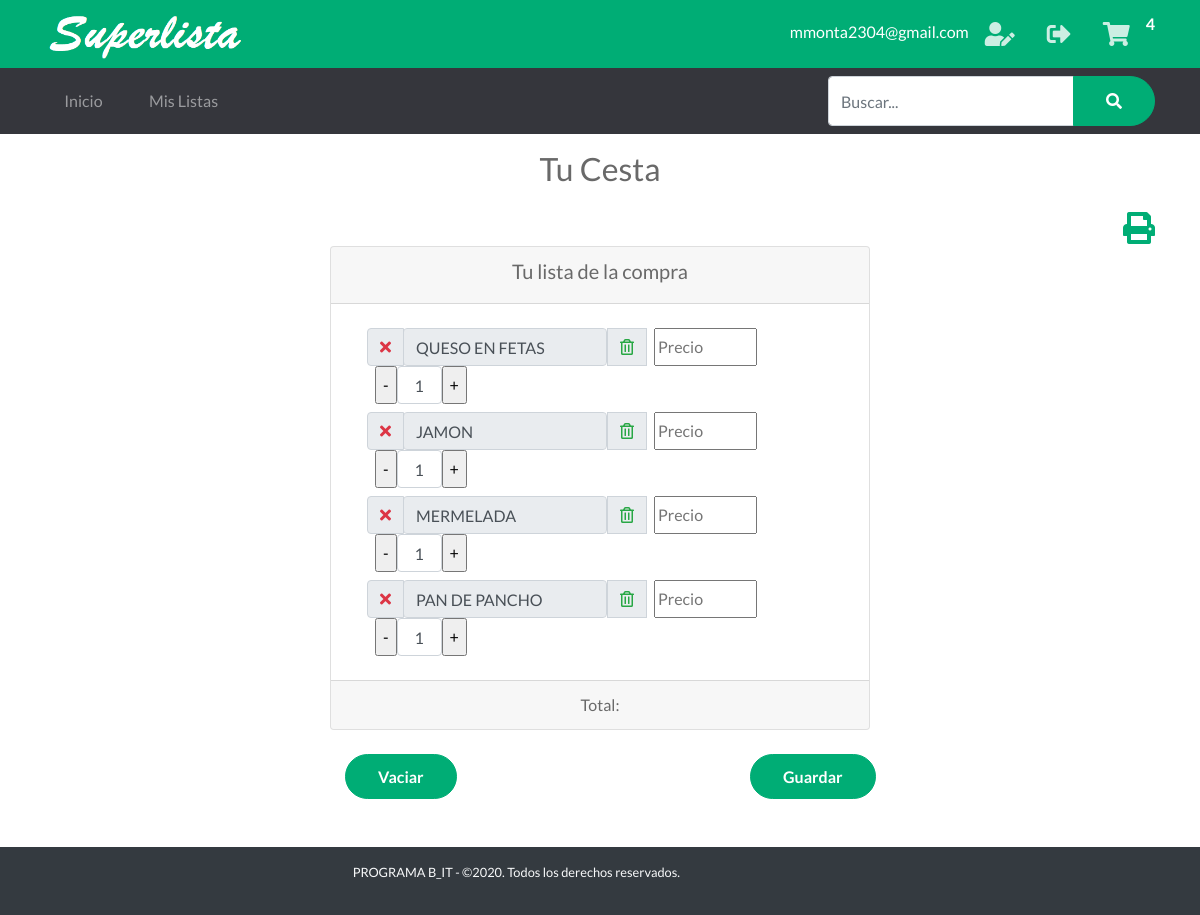
The page /cart (signed in) on the database as committed earlier.
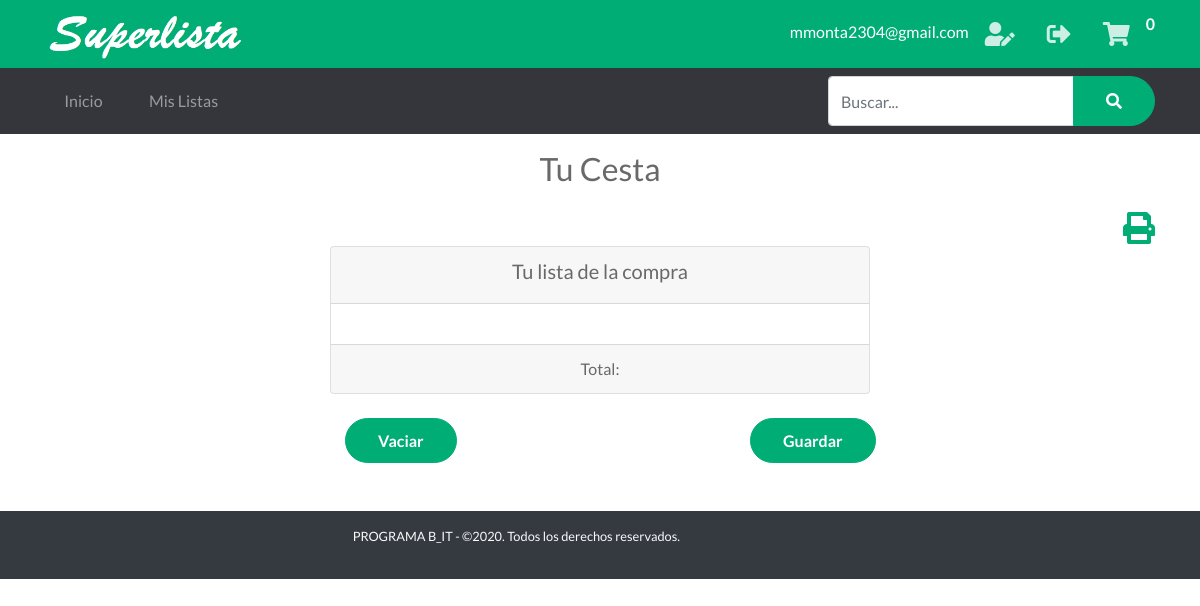
The same page on the database as committed later.
### tables this page shows
CREATE TABLE "Cesta" (
	"Id"	INTEGER NOT NULL PRIMARY KEY AUTOINCREMENT UNIQUE,
	"Id_Usuario"	INTEGER NOT NULL,
	"Item"	INTEGER NOT NULL,
	"Tachar"	INTEGER,
	"ProductoId"	INTEGER,
FOREIGN KEY("ProductoId") REFERENCES "Productos"("Id")
);

### app.py (the view)
@app.route('/cart')  # Ruta Mi Cesta
def cart():
    cantCarrito()
    if 'nombre' in session:
        items = getAllCesta()
        g.db.close()
        return render_template('carrito.html', items=items)
    else:
        items = getAllCesta()
        g.db.close()
        return render_template('carrito_home.html', items=items)

### app.py (called while the page is built)
def get_db():
    db = getattr(g, '_database', None)
    if db is None:
        db = g._database = sqlite3.connect('database1.db')
    return db

@app.teardown_appcontext
def close_connection(exception):
    db = getattr(g, '_database', None)
    if db is not None:
        db.close()

def conectar_db():
    return sqlite3.connect('database1.db')

def getAllCesta():
    if 'nombre' in session:
        id = session['id']
    else:
        id = -1
    g.db = conectar_db()
    consulta = 'SELECT * FROM Cesta WHERE (Id_usuario = ?)'
    cur = g.db.execute(consulta, [id])
    items = [dict(Id=row[0], Id_Usuario=row[1], Item_nombre=row[2], Tachar=row[3], ProductoId=row[4])
             for row in cur.fetchall()]
    g.db.close()
    return items

def cantCarrito():
    if 'nombre' in session:
        id_usuario = session['id']
    else:
        id_usuario = -1
    db = get_db()
    cur = db.cursor()
    find_prod = (
        "SELECT COUNT(Id) FROM Cesta WHERE Id_Usuario = ?")
    cur.execute(find_prod, [(id_usuario)])
    resultado = cur.fetchone()
    session['carrito'] = resultado[0]
    return session['carrito']

### templates/carrito.html (shortened to what this page needs)
{% extends "layout_logged_in.html" %}
{% block content %}
<section>
    <div class="text h2 text-center py-3">
        <span>Tu Cesta</span>
    </div>
    <div class="container">
        <div class="text-right ">
            <a href=""><i onclick="javascript:window.print();" class="fas fa-print text-primary fa-2x "></i></a>
        </div>
    </div>
    <div class="container">
        <div class="row justify-content-center">
            <div class="col-6 text-center">
                <div class="card">
                    <div class="card-header">
                        <h5><span>Tu lista de la compra</span></h5>
                    </div>
                    <div class="card-body ml-3">
                        {%  set contador = namespace(value=0) %}
                        {%for item in items %}
                        <div class="input-group py-1">
                            <div class="input-group-prepend">
                                <div class="input-group-text">
                                    <a href="/adquirido/{{item.Id}}"><i
                                            class="{% if item.Tachar %} text-success fas fa-check {% else %} text-danger fas fa-times  {% endif %} "></i></a>
                                </div>
                            </div>
                            <div class="input">
                                <input type="text" readonly="true" color="blue"
                                    class="form-control {% if item.Tachar %} tachar {% endif %}"
                                    value="{{item.Item_nombre}}">
                            </div>
                            <div class="input-group-prepend">
                                <div class="input-group-text">
                                    <a href="/DeleteArtCesta/{{item.Id}}"><i
                                            class="far fa-trash-alt text-success"></i></a>
                                </div>
                            </div>
                            <div class="input-group-prepend ml-2">
                                <input type="text" size="10" id="{{item.Item_nombre}}" placeholder="Precio"
                                    class="monto" onkeyup="SubTotal();">
                            </div>
                            <div class="input-group-prepend ml-2">
                                <input type="button" name="menos1" id="menos1" value="-"
                                    onclick="RtrCampo('{{contador.value|string}}')" />
                                <input class="form-control text-center" type='text' size="1"
                                    id='{{contador.value|string}}' value=1>
                                <input type="button" name="mas1" id="mas1" value="+"
                                    onclick="SmrCampo('{{contador.value|string}}')" />
                            </div>
                        </div>
                        {% set contador.value = contador.value + 1 %}
                        {%endfor%}
                    </div>
                    <div class="card-footer"> <span>Total: </span>
                    </div>
                </div>
                <br>
                <div class="container">
                    <div class="row justify-content-between ">
                        <div class="col-3">
                            <div class="text ">
                                <form id="delete" action="/deleteAllCesta" method="POST">
                                    <button type="submit" class="btn btn-primary">Vaciar</button>
                                </form>
                            </div>
                        </div>
                        <div class="col-3">
                            <div class="text">
                                <button type="button" class="btn btn-primary" data-toggle="modal" data-target="#exampleModal">
                                    Guardar
                                </button>
                            </div>
                        </div>
                    </div>
                </div>
            </div>
        </div>
    </div>
</section>
{% endblock %}

### templates/layout_logged_in.html (shortened to what this page needs)
<!doctype html>
<html lang="en">
<head>
    <link rel="stylesheet" href="{{ url_for('static', filename='css/bootstrap.min.css') }}">
    <link rel="stylesheet" href="{{ url_for('static', filename='css/bootnavbar.css') }}">
    <link rel="stylesheet" href="{{ url_for('static', filename='css/all.css') }}">
    <link rel="stylesheet" href="{{ url_for('static', filename='css/swiper.min.css') }}">
    <link rel="stylesheet" href="{{ url_for('static', filename='css/animate.min.css') }}">
    <link rel="stylesheet" href="{{ url_for('static', filename='css/venobox.css') }}">
    <link rel="stylesheet" href="{{ url_for('static', filename='css/jarallax.css') }}">
    <link rel="stylesheet" href="{{ url_for('static', filename='js/pickadate.js/themes/default.css') }}">
    <link rel="stylesheet"  href="{{ url_for('static', filename='js/pickadate.js/themes/default.date.css') }}">
     <link rel="stylesheet" href="{{ url_for('static', filename='js/pickadate.js/themes/default.time.css') }}">
    <link rel="stylesheet" href="{{ url_for('static', filename='css/estilos.css') }}">
    <link rel="stylesheet" href="{{url_for('static', filename='css/main.css')}}">
</head>
<body>
    <section id="barra-contacto" class="bg-primary text-white py-3 py-lg-1 text-center">
        <div class="container">
            <div class="row justify-content-sm-between align-items-sm-center">
                <div class="col-auto align-content-sm-center">
                    <a  href="javascript:history.back(-1);" class="logo">
                        <img src="{{ url_for('static', filename='images/texto.png') }}" alt="Logo del sitio" width="200"
                            class="img-fluid">
                    </a>
                </div>
                <div class="col-12 col-sm-auto">
                    <ul class="redes-sociales list-unstyled d-inline-flex mb-0">
                        <li class="py-2">{{ session['correo'] }}</li>
                        <li><a href="/perfil"><i class="fas fa-user-edit"></i></i></a></li>
                        <li><a href="/logout"><i class="fas fa-sign-out-alt"></i></i></a></li>
                        <div>
                            <li><a href="/cart"><i class="fas fa-shopping-cart"></i></a></li>
                        </div>
                        <span id="cantidad"> <strong>{{ session['carrito'] }}</strong></span>
                    </ul>
                </div>
            </div>
        </div>
    </section>
    <nav id="menu-navegacion" class="navbar navbar-dark bg-secondary navbar-expand-md">
        <div class="container">
            <div class="collapse navbar-collapse" id="menu-principal">
                <ul class="navbar-nav mt-3 mt-md-0">
                    <li class="nav-item mb-1 mb-md-0 mr-md-2"><a href="{{ url_for('home' )}}" class="nav-link">Inicio</a></li>
                    <li class="nav-item mb-1 mb-md-0 mr-md-2"><a href="{{ url_for('MisListas')}}" class="nav-link">Mis Listas</a></li>
                </ul>
            </div>
            <form action="" class=" bg-secondary ">
                <div class="form-group mb-0">
                    <div class="input-group">
                        <input type="text" size="25" style="height:50px" name="buscar" id="buscar" placeholder="Buscar..." class="form-control">
                        <div class="input-group-append">
                            <button type="submit" class="btn btn-primary"><i class="fas fa-search"></i></button>
                        </div>
                    </div>
                </div>
            </form>
        </div>
    </nav>
    {% block content %}
    {% endblock %}
    <br>
    <br>
    <footer id="pie-de-pagina" class="bg-dark  text-light text-truncate">
        <div class="container">
            <div class="row align-items-center py-2">
                <div class="col-12 col-md-6 py-2 col-xl-7 text-center text-md-right small">
                    <p>PROGRAMA B_IT - ©2020. Todos los derechos reservados.</p>
                </div>
            </div>
        </div>
    </footer>
</body>
</html>

### static/css/all.css (style rules this page uses)
.fa, .fas, .far, .fal, .fab { -moz-osx-font-smoothing: grayscale; -webkit-font-smoothing: antialiased; display: inline-block; font-style: normal; font-variant: normal; text-rendering: auto; line-height: 1; }
.fa-2x { font-size: 2em; }
.fa-print:before { content: "\f02f"; }
.fa-search:before { content: "\f002"; }
.fa-shopping-cart:before { content: "\f07a"; }
.fa-sign-out-alt:before { content: "\f2f5"; }
.fa-user-edit:before { content: "\f4ff"; }
.fa, .fas { font-family: 'Font Awesome 5 Free'; font-weight: 900; }

### static/css/estilos.css (style rules this page uses)
html { font-size: 13px; }
body { font-family: 'Lato', sans-serif; color: #696969; }
.btn { border-radius: 2rem; padding: .6rem 2rem; font-weight: bold; }
.bg-primary { background-color: #00ad75 !important; }
.text-primary { color: #00ad75 !important; }
.btn-primary { color: #fff; background-color: #00ad75; border-color: #00ad75; position: relative; overflow: hidden; z-index: 1; -webkit-transition: all .3s ease; transition: all .3s ease; }
.btn-primary:after { font-family: 'Font Awesome 5 Free'; font-weight: 900; position: relative; left: .6rem; top: .1rem; -webkit-transition: left .3s ease; transition: left .3s ease; }
.btn-primary:before { content: ""; z-index: -1; width: 0; height: 100%; background: #fff; position: absolute; left: 50%; top: 0; -webkit-transform: skew(45deg, 0); transform: skew(45deg, 0); -webkit-transition: all .4s ease; transition: all .4s ease; }
.bg-secondary { background-color: #35363c !important; }
.redes-sociales li a i { color: #fff; font-size: 1.5rem; padding: .6rem 1rem; opacity: .8; -webkit-transition: all .3s ease-in-out; transition: all .3s ease-in-out; }
.navbar-dark .navbar-nav .nav-link { padding: 1rem 1.5rem; display: -webkit-box; display: -ms-flexbox; display: flex; -webkit-box-pack: justify; -ms-flex-pack: justify; justify-content: space-between; border-radius: .5rem; -webkit-transition: all .3s ease; transition: all .3s ease; }
.navbar-dark .navbar-nav .nav-link:after { font-family: 'Font Awesome 5 Free'; content: "\f105"; font-weight: 900; -webkit-transition: all .3s ease; transition: all .3s ease; }
@media (min-width: 768px) { .navbar-dark .navbar-nav .nav-link { padding: .7rem 1.2rem; border-radius: 1.5rem; } }
@media (min-width: 768px) { .navbar-dark .navbar-nav .nav-link:after { content: ""; } }
@media (min-width: 990px) { html { font-size: 16px; } }

Rows that differ between the two databases and show on the page:
removed Cesta: Tachar 0 (drawn), Item_nombre "QUESO EN FETAS"
removed Cesta: Tachar 0 (drawn), Item_nombre "JAMON", value "1"
removed Cesta: Tachar 0 (drawn), Item_nombre "MERMELADA"
removed Cesta: Tachar 0 (drawn), Item_nombre "PAN DE PANCHO"
Other text that changed with them:
{{ session['carrito'] }}: "4" → "0"
